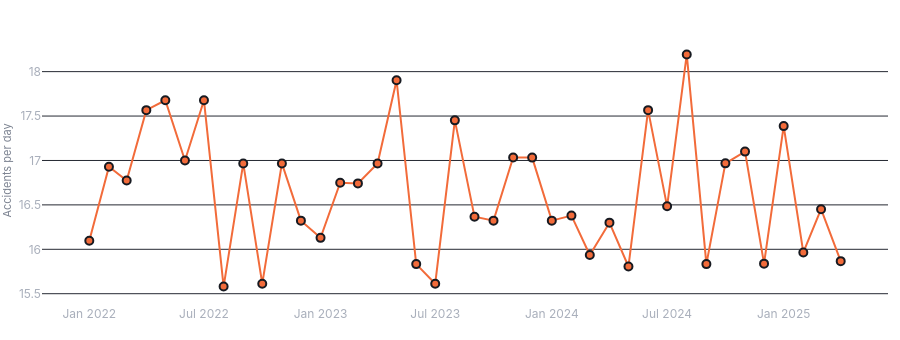

This figure's notebook cell:
### Markdown cell above
2025 covers only 1 Jan – 15 Apr, so annual totals are not comparable. On a per-day basis and on the same calendar window, accident frequency is flat across years.

### Code cell
V.lines(A.monthly_series(df), "month_start", "accidents_per_day", y_title="Accidents per day", value_fmt=".1f").show()
